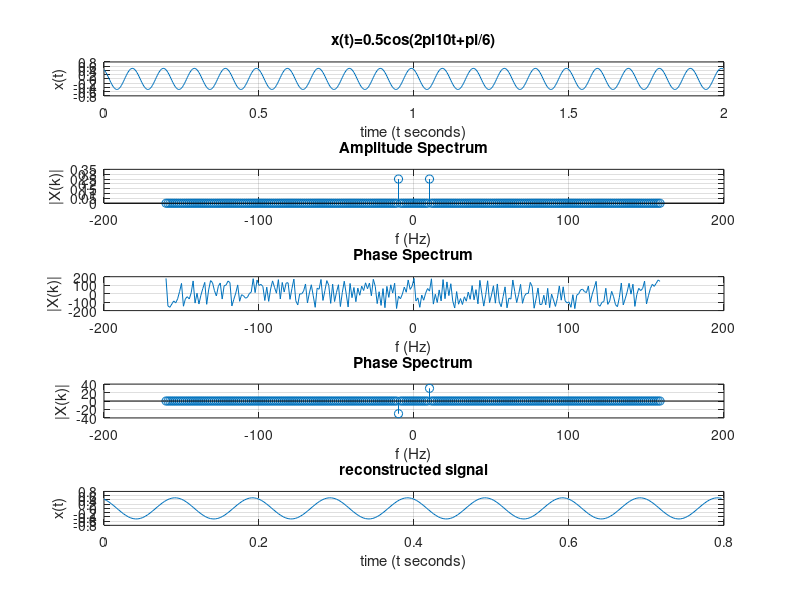

The MATLAB script that drew this image:
close all;clc;
%this code represents the cosine signal
A = 0.5;
fc = 10;
phase = 30;
fs = 32*fc;
t = 0:1/fs:2-1/fs;
phi = phase*pi/180;
x = A*cos(2*pi*fc*t+phi);

N = 256;
X = 1/N*fftshift(fft(x,N));
df = fs/N;
sampleindex = -N/2:N/2-1;
f = sampleindex*df;

%extracting phase information from FFT result using atan2 function
phase1 = atan2(imag(X),real(X))*180/pi;

%extracting phase information using tolerance threshold
X2 = X;
threshold = max(abs(X))/10000;
X2(abs(X)<threshold)=0;
phase = atan2(imag(X2),real(X2))*180/pi;

%reconstructing signal
x_recon = N*ifft(ifftshift(X),N);
t1 = [0:1:length(x_recon)-1]/fs;

figure;subplot(5,1,1);plot(t,x);title('x(t)=0.5cos(2pi10t+pi/6)');
xlabel('time (t seconds)');ylabel('x(t)');grid on;

subplot(5,1,2);stem(f,abs(X));title('Amplitude Spectrum');
xlabel('f (Hz)');ylabel('|X(k)|');
grid on;

subplot(5,1,3);plot(f,phase1);title('Phase Spectrum')
xlabel('f (Hz)');ylabel('|X(k)|');
grid on;

subplot(5,1,4);stem(f,phase);title('Phase Spectrum')
xlabel('f (Hz)');ylabel('|X(k)|');
grid on;

subplot(5,1,5);plot(t1,x_recon);title('reconstructed signal')
xlabel('time (t seconds)');ylabel('x(t)');grid on;